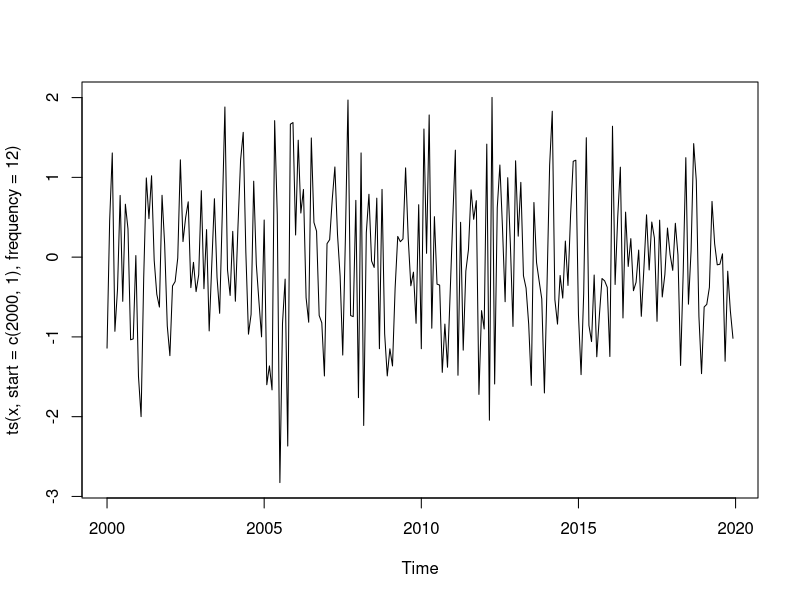
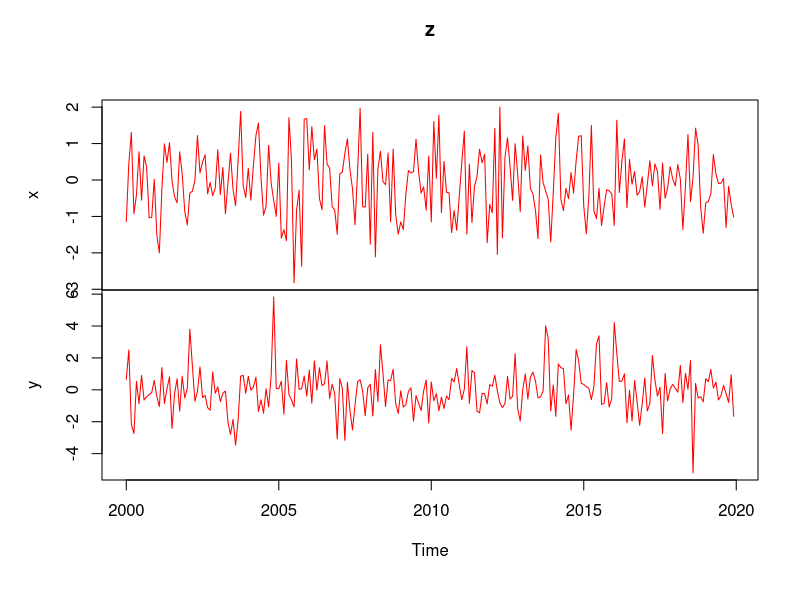
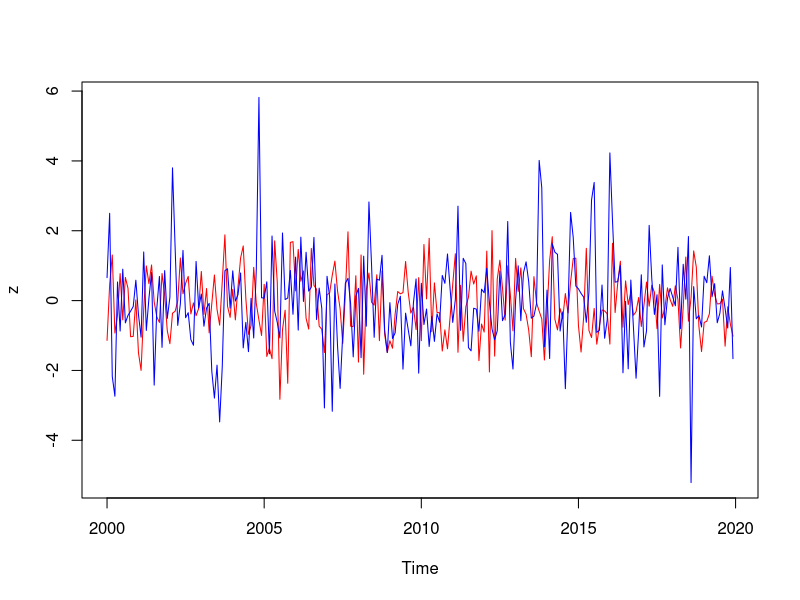
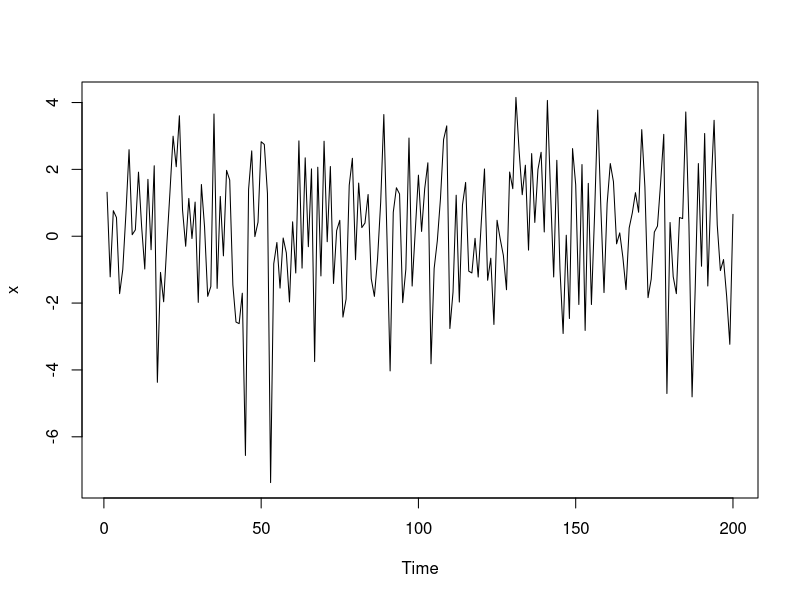
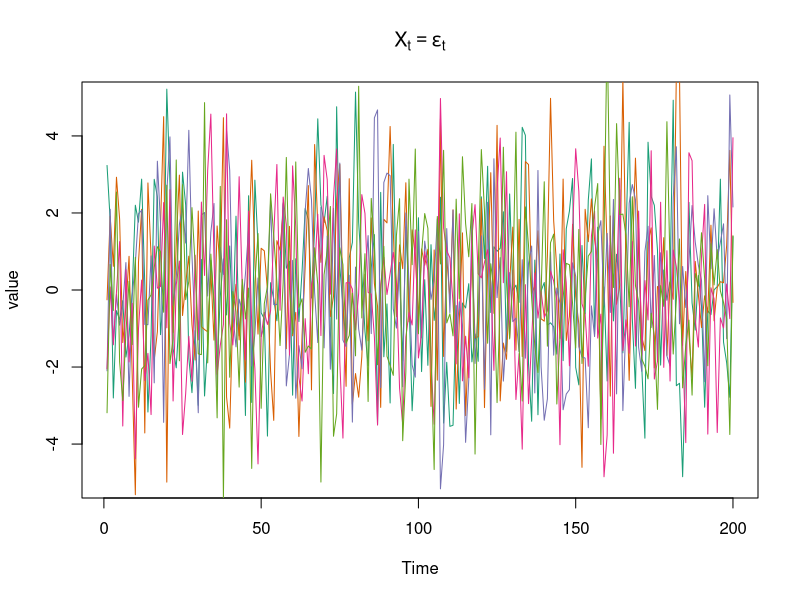
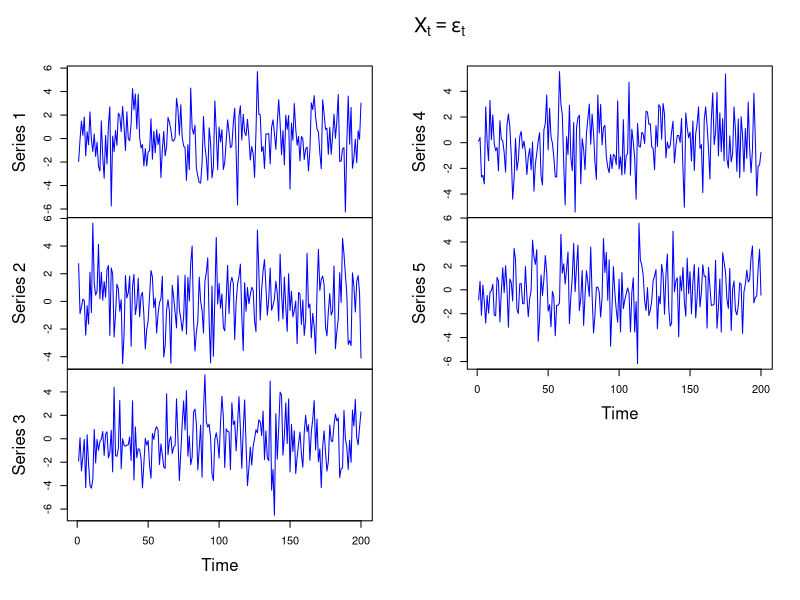
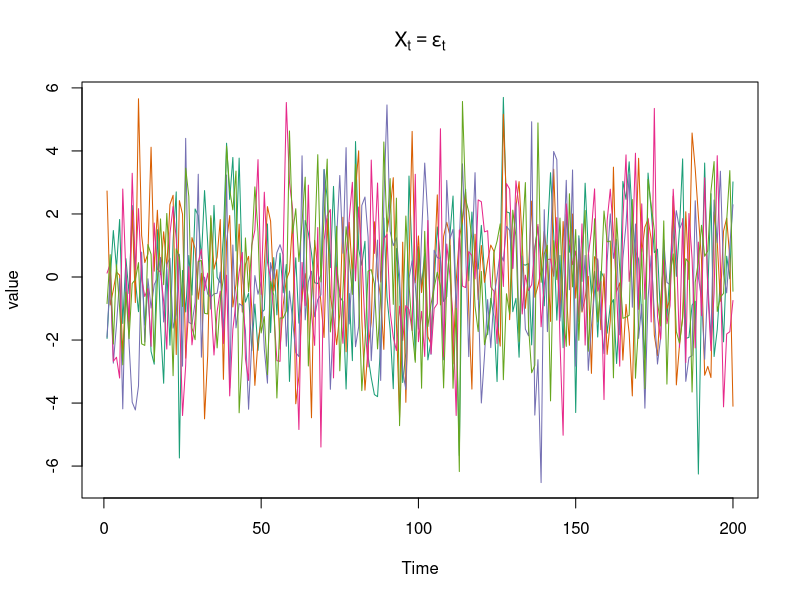
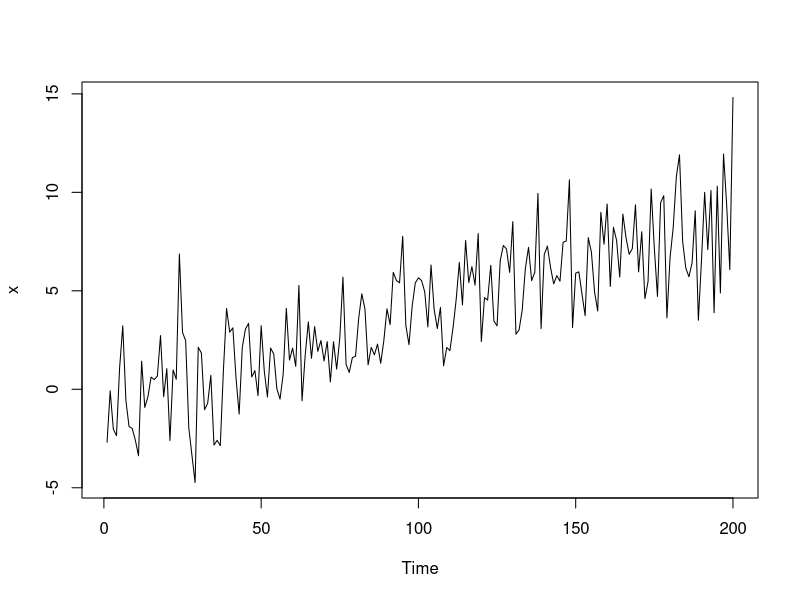

R code for these plots, in order:
### 
### 第12講 サンプルコード
###

## 基本的なplotの使い方
x <- rnorm(240) # 正規分布のホワイトノイズ
plot(ts(x, start=c(2000,1), frequency=12)) # 2000年からの毎月のデータを想定
## 複数の系列を表示する場合
y <- rt(240,df=4) # t-分布のホワイトノイズ
z <- ts(data.frame(x,y),
	start=c(2000,1), frequency=12) 
plot(z, col="red") # 指定しなければ個別にグラフを描画
plot(z, plot.type="single", col=c("red","blue"))

### 
### 練習問題 基本的な時系列モデル
### 

Tmax <- 200 # 時系列の長さ t=1,..,Tmax
K <- 5 # 生成する時系列の数

## 系列を異なる色で表示するための準備
## 右下ペインの package タブから RColorBrewer をインストール
## install.packages("RColorBrewer") 
library(RColorBrewer)
myCol <- brewer.pal(K,"Dark2") # 暗めの色合いのパレットを利用
## 色合いの例は関数 display.brewer.all()
## myCol <- rainbow(K) # いわゆるレインボーカラーを使う場合
## 黄色などが見えにくい場合もあるので，スライドなどに使う場合は注意が必要

## set.seed(123) # 必要なら乱数のシードを指定する
## ホワイトノイズの生成と図示
x <- ts(rnorm(Tmax, sd=2)) # 分散4=標準偏差2
plot(x)
## x <- ts(rt(n, df=4)) # 正規分布ではなく，例えば自由度4のt分布の場合

## 複数の系列を表示
plot(x=ts(1:Tmax),
     ylim=c(-5,5), ylab="value", # yの範囲は適宜調整すること
     main=expression(X[t] == epsilon[t]), # 数式で表示
     type="n") # 枠だけ作図
for(i in 1:K) {
    x <- ts(rnorm(Tmax, sd=2))
    lines(x, col=myCol[i])
}

## データフレーム化して表示する場合
z <- ts(replicate(K, # K回以下の関数を実行する
                  rnorm(Tmax, sd=2)))
## 個別に作図
plot(x=z, # 既定値は plot.type="multiple"
     ylab="value", col="blue",
     main=expression(X[t] == epsilon[t]))

## まとめて一枚
plot(x=z, plot.type="single",
     ylab="value", col=myCol,
     main=expression(X[t] == epsilon[t]))

### トレンドのあるホワイトノイズ
x <- ts(rnorm(Tmax, sd=2) -1 + 0.05*(1:Tmax))
plot(x)

## 複数の系列を表示
z <- ts(replicate(K,
                  rnorm(Tmax, sd=2) -1 + 0.05*(1:Tmax)))
plot(x=z, plot.type="single",
     ylab="value", col=myCol,
     main=expression(X[t] == -1 + 0.05 * t + epsilon[t]))

### ランダムウォーク
## 定義に則ってrecursiveに計算する
x <- ts(rnorm(Tmax, sd=2)) # はじめは epslion が入っている
for(t in 2:Tmax) {
    x[t] <- x[t-1] + x[t] # 順に足し合わせていく
}
plot(x)

## 同じ演算をする関数が用意されている
x <- ts(cumsum(rnorm(Tmax, sd=2))) # 逐次的に加算を行う関数
plot(x)
## 書き方はいろいろあるので考えてみて下さい

## 複数の系列を表示
z <- ts(replicate(K,
                  cumsum(rnorm(Tmax, sd=2))))
plot(x=z, plot.type="single",
     ylab="value", col=myCol,
     main=expression(X[t] == X[t-1] + epsilon[t]))

###
### 練習問題 より一般の時系列モデル
###

## 設定は前の練習問題と同じ
Tmax <- 200 # 時系列の長さ t=1,..,Tmax
K <- 5 # 生成する時系列の数
myCol <- brewer.pal(K,"Dark2") 
## 書き方は以下に示したもの以外にもいろいろあるので考えてみて下さい

### AR(2)モデルのシミュレーション
a <- c(0.67, 0.26) # ARの係数
epsilon <- rnorm(Tmax) # epsilonを生成
x <- double(Tmax)      # 変数を用意
x[1:2] <- epsilon[1:2] # 初期値は(epsilon1, epsilon2)
for(t in 3:Tmax) {
    x[t] <- a %*% x[t-1:2] + epsilon[t] # %*% はベクトルの内積計算
}
plot(ts(x)) # 時系列classに変換して表示

## 複数の系列を表示
myAR <- function(a, epsilon){ # 以下に一連の手続きを記述して関数化しておく
    p <- length(a) # 次数pを取得
    Tmax <- length(epsilon) # 時系列の長さを取得
    x <- double(Tmax)      # 変数を用意
    x[1:p] <- epsilon[1:p] # 初期値は(epsilon1,...)
    for(t in (p+1):Tmax) {
        x[t] <- a %*% x[t-1:p] + epsilon[t]
    }
    return(x) # 計算結果のxを返す
}
## 使い方は a と epsilon(ホワイトノイズ)を指定する
x <- myAR(a=c(0.6, 0.3, 0.1), epsilon=rnorm(100))
plot(ts(x))
## 関数の引数として Tmax を指定する方法もあるが
## 様々なホワイトノイズを試したい場合もあるのでそれを指定するように定義しておく

## データフレームを作成して表示
df.ar <- ts(replicate(K, myAR(a=a, epsilon=rnorm(Tmax))))
plot(x=df.ar, plot.type="single",
     ylab="value", col=myCol,
     main="AR(2)")

### MA(2)モデルのシミュレーション
b <- c(0.44, 0.08) # MAの係数
epsilon <- rnorm(Tmax)
x <- ts(double(Tmax))
x[1:2] <- epsilon[1:2]   
for(t in 3:Tmax) {
    x[t] <- b %*% epsilon[t-1:2] + epsilon[t]
}
plot(ts(x))

## 複数の系列を表示
myMA <- function(b, epsilon){
    q <- length(b) # 次数qを取得
    Tmax <- length(epsilon) # 時系列の長さを取得
    x <- double(Tmax)
    x[1:q] <- epsilon[1:q]   
    for(t in (q+1):Tmax) {
        x[t] <- b %*% epsilon[t-1:q] + epsilon[t]
    }
    return(x)
}
df.ma <- ts(replicate(K, myMA(b=b, epsilon=rnorm(Tmax))))
plot(x=df.ma, plot.type="single",
     ylab="value", col=myCol,
     main="MA(2)")

### ARMA(2,1)モデルのシミュレーション
a <- c(0.8, -0.64) # ARの係数
b <- -0.5          # MAの係数
epsilon <- rnorm(Tmax)
x <- double(Tmax)
x[1:2] <- epsilon[1:2]
for(t in 3:Tmax) {
    x[t] <- a %*% x[t-1:2] + b %*% epsilon[t-1] + epsilon[t]
    ## bは1次元なのでこの問題では b*epsilon でも可
}
plot(ts(x))

## 複数の系列を表示
myARMA <- function(a, b, epsilon){
    p <- length(a)
    q <- length(b)
    r <- max(p,q)
    Tmax <- length(epsilon) # 時系列の長さを取得
    x <- double(Tmax)
    x[1:r] <- epsilon[1:r]
    for(t in (r+1):Tmax) {
        x[t] <- a %*% x[t-1:p] + b %*% epsilon[t-1:q] + epsilon[t]
    }
    return(x)
}
df.arma <- ts(replicate(K, myARMA(a=a, b=b, epsilon=rnorm(Tmax))))
plot(x=df.arma, plot.type="single",
     ylab="value", col=myCol,
     main="ARMA(2,1)")
## 関数 filter や arima.sim などを利用することもできる

### 
### 練習問題 自己相関
### 

K <- 4 # 表示する時系列の数 (4つを並べて比較する)
## myCol K=5 で作ったものをそのまま利用，別途作成してもよい

### AR(2)モデルの自己相関
orgpar <- par(mfrow=c(2,2)) # グラフを2x2(行方向の順)に並べる
for(i in 1:K) {
    acf(df.ar[,i], col=myCol[i], main=paste("AR series",i))
}
par(orgpar) # もとのparの内容に戻す

### MA(2)モデルの自己相関
orgpar <- par(mfrow=c(2,2))
for(i in 1:K) {
    acf(df.ma[,i], col=myCol[i], main=paste("MA series",i))
}
par(orgpar) # もとのparの内容に戻す

### ARMA(2,1)モデルの自己相関
orgpar <- par(mfrow=c(2,2))
for(i in 1:K) {
    acf(df.arma[,i], col=myCol[i], main=paste("ARMA series",i))
}
par(orgpar) # もとのparの内容に戻す
